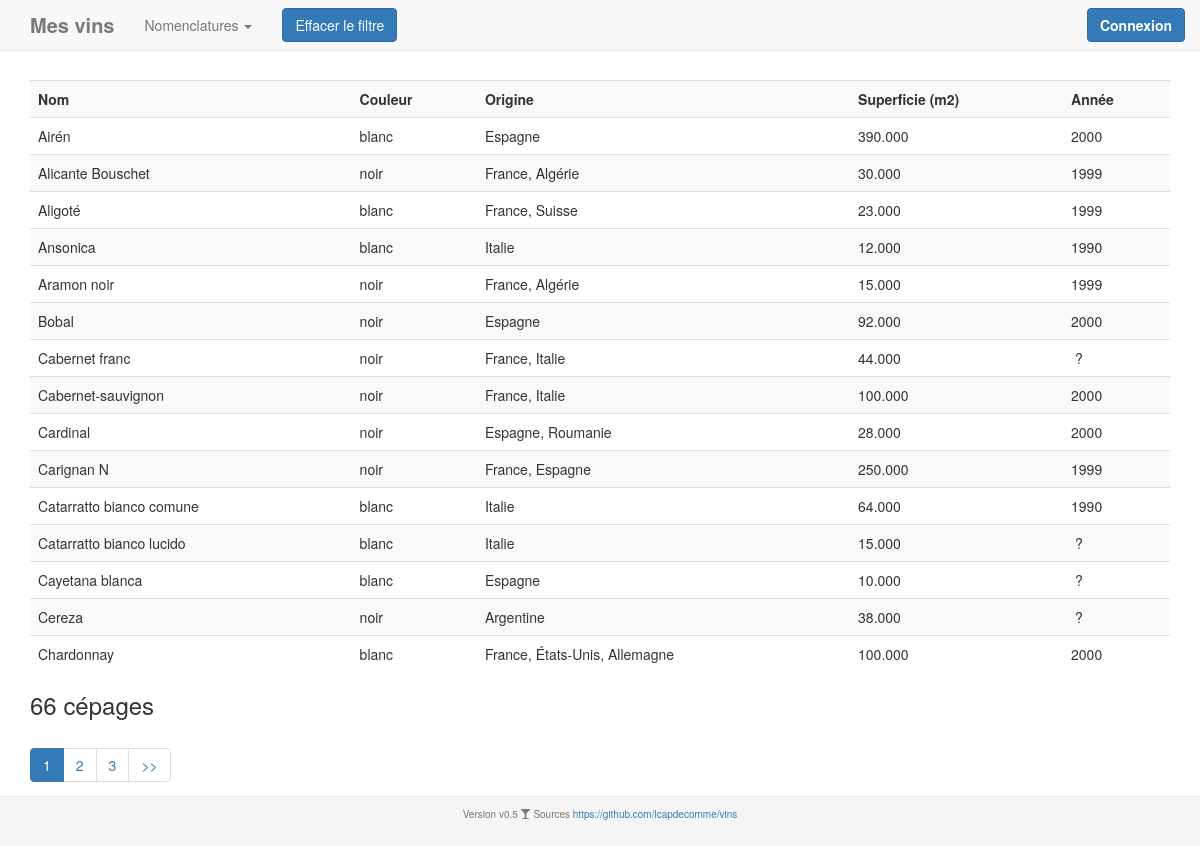
/nomenc_cepage.php, run on the app's committed database.
### tables this page shows
CREATE TABLE `cepage` (
  `id` int(10) NOT NULL,
  `superficie` int(10) NOT NULL,
  `nom` varchar(50) NOT NULL,
  `couleur` varchar(20) NOT NULL,
  `origine` varchar(100) NOT NULL,
  `annee` varchar(4) NOT NULL
);

### objects/Cepage.php (called while the page is built, shortened)
<?php
class Cepage{
    private $conn;
    private $table_name = "cepage";
    public function __construct($db){
        $this->conn = $db;
    }
    function readAll($page, $from_record_num, $records_per_page){
        $query = "SELECT
                    id, nom, couleur, origine, superficie, annee
                FROM
                    " . $this->table_name  . "
                ORDER BY
                    nom ASC
                LIMIT
                    {$from_record_num}, {$records_per_page}";
        $stmt = $this->conn->prepare( $query );
        $stmt->execute();
        return $stmt;
    }
    public function countAll(){
        $query = "SELECT id FROM " . $this->table_name . "";
        $stmt = $this->conn->prepare( $query );
        $stmt->execute();
        $num = $stmt->rowCount();
        return $num;
    }
}
?>

### nomenc_cepage.php (the view, shortened to what this page needs)
<?php
include_once "header.php";
?>
<?php
	$page = isset($_GET['page']) ? $_GET['page'] : 1;
	$records_per_page = 15;
	$from_record_num = ($records_per_page * $page) - $records_per_page;
	include_once 'objects/Cepage.php';
	$database = new Database();
	$db = $database->getConnection();
	$cepage = new Cepage($db);
	$stmt = $cepage->readAll($page, $from_record_num, $records_per_page);
	$num = $stmt->rowCount();
	if($num>0){
	    echo "<table class='table table-striped table-hover table-responsive'>";
	        echo "<tr>";
	            echo "<th>Nom</th>";
	            echo "<th>Couleur</th>";
	            echo "<th>Origine</th>";
	            echo "<th>Superficie (m2)</th>";
	            echo "<th>Année</th>";
	        echo "</tr>";
	        while ($row = $stmt->fetch(PDO::FETCH_ASSOC)){
	            extract($row);
	            echo "<tr>";
	                echo "<td>{$nom}</td>";
	                echo "<td>{$couleur}</td>";
	                echo "<td>{$origine}</td>";
	                echo "<td>{$superficie}.000</td>";
	                echo "<td>{$annee}</td>";
	            echo "</tr>";
	        }
	    echo "</table>";
		include_once 'paging/paging_cepage.php';
	}
	else{
	    echo "<div>Aucun cépage trouvé</div>";
	}
?>
<?php
include_once "footer.php";
?>

### header.php (shortened to what this page needs)
<!DOCTYPE html>
<html>
<head>
    <link rel="stylesheet" href="lib/bootstrap/css/bootstrap.min.css">
    <link rel="stylesheet" href="lib/datepicker/css/bootstrap-datetimepicker.min.css">
    <link rel="stylesheet" href="lib/jquery/jquery-ui.min.css">
    <link rel="stylesheet" href="lib/jquery/bootstrap-slider.min.css">
    <link rel="stylesheet" href="lib/tablesorter/css/theme.dropbox.min.css">
    <link rel="stylesheet" href="lib/tablesorter/addons/pager/jquery.tablesorter.pager.css">
</head>
<body>
<nav class="navbar navbar-default navbar-fixed-top">
  <div class="container">
    <div class="navbar-header">
      <a class="navbar-brand" href="index.php">Mes vins</a>
    </div>
    <div class="collapse navbar-collapse" id="bs-example-navbar-collapse-1">
      <ul class="nav navbar-nav">
        <li class="dropdown">
          <a href="#" class="dropdown-toggle" data-toggle="dropdown" role="button" aria-expanded="false">Nomenclatures <span class="caret"></span></a>
        </li>
      </ul>
      <div class='navbar-form navbar-left'>
            <button type="submit" class="btn btn-primary navbar-left reset">Effacer le filtre</button>
      </div>
         <?php
        if ($_SESSION && isset($_SESSION['id_utilisateur']) ) {
            ?>
                <ul class="nav navbar-nav navbar-right">
                <li class="dropdown">
                  <a href="#" class="dropdown-toggle" data-toggle="dropdown" role="button" aria-haspopup="true" aria-expanded="false"><?php echo $_SESSION['nom_utilisateur']; ?> <span class="caret"></span></a>
                  <ul class="dropdown-menu">
                    <li><a href="mon_compte.php">Mes préférences</a></li>
                    <li><a href="mon_mot_de_passe.php">Mot de passe</a></li>
                    <li><a href="emplacement.php">Mes emplacements</a></li>
                    <li><a href="export_csv.php">Export CSV</a></li>
                    <li role="separator" class="divider"></li>
                    <li><a href="logout.php">Déconnexion</a></li>
                  </ul>
                </li>
                </ul>
              <?php
        }
        else {
            echo "<div class='navbar-form navbar-right'>";
            echo "<a href='login.php' class='btn btn-primary navbar-right'>Connexion</a>";
            echo "</div>";
        }
        ?>
    </div>
  </div>
</nav>
<div class="container">
    <br><br><br><br>

### paging/paging_cepage.php (shortened to what this page needs)
<?php
$page_dom = "nomenc_cepage.php";
$total_rows = $cepage->countAll();
echo "<h3>{$total_rows} cépages</h3>";
echo "<ul class=\"pagination\">";
$total_pages = ceil($total_rows / $records_per_page);
$range = 2;
$initial_num = $page - $range;
$condition_limit_num = ($page + $range)  + 1;
for ($x=$initial_num; $x<$condition_limit_num; $x++) {
    if (($x > 0) && ($x <= $total_pages)) {
        if ($x == $page) {
            echo "<li class='active'><a href=\"#\">$x <span class=\"sr-only\">(current)</span></a></li>";
        }
        else {
            echo "<li><a href='{$page_dom}?page=$x'>$x</a></li>";
        }
    }
}
if($page<$total_pages){
    echo "<li><a href='" .$page_dom . "?page={$total_pages}' title='La dernière page est {$total_pages}.'>";
        echo ">>";
    echo "</a></li>";
}
echo "</ul>";
?>

### footer.php
    </div>
    <br><br>
    <footer class="footer">
      <div class="container">
        <p class="text-muted text-center">Version v0.5 <span class="glyphicon glyphicon-glass" aria-hidden="true"></span> Sources <a href='https://github.com/lcapdecomme/vins'>https://github.com/lcapdecomme/vins</a></p>
      </div>
    </footer>
</body>
</html>

### header.php (style rules this page uses)
.navbar a.btn { color: #fff !important; font-weight: 700; }
.footer { position: fixed; bottom: 0; width: 100%; height: 50px; background-color: #f5f5f5; z-index: 99; }
.footer > .container { padding-right: 15px; padding- left: 15px; }
.footer .container p { margin-top: 10px; font-size: 10px; }
.footer { border-top: 1px solid #e7e7e7; }
html body nav.navbar.navbar-default.navbar-fixed-top div.container div.navbar-header a.navbar-brand { color: #7a7a7a; font-weight: 700; font-size: 20px; }

### data on the page
cepage: nom "Airén", couleur "blanc", origine "Espagne", superficie "390", annee "2000"
cepage: nom "Alicante Bouschet", couleur "noir", origine "France, Algérie", superficie "30", annee "1999"
cepage: nom "Aligoté", couleur "blanc", origine "France, Suisse", superficie "23", annee "1999"
cepage: nom "Ansonica", couleur "blanc", origine "Italie", superficie "12", annee "1990"
cepage: nom "Aramon noir", couleur "noir", origine "France, Algérie", superficie "15", annee "1999"
cepage: nom "Bobal", couleur "noir", origine "Espagne", superficie "92", annee "2000"
cepage: nom "Cabernet franc", couleur "noir", origine "France, Italie", superficie "44", annee "?"
cepage: nom "Cabernet-sauvignon", couleur "noir", origine "France, Italie", superficie "100", annee "2000"
cepage: nom "Cardinal", couleur "noir", origine "Espagne, Roumanie", superficie "28", annee "2000"
cepage: nom "Carignan N", couleur "noir", origine "France, Espagne", superficie "250", annee "1999"
cepage: nom "Catarratto bianco comune", couleur "blanc", origine "Italie", superficie "64", annee "1990"
cepage: nom "Catarratto bianco lucido", couleur "blanc", origine "Italie", superficie "15", annee "?"
cepage: nom "Cayetana blanca", couleur "blanc", origine "Espagne", superficie "10", annee "?"
cepage: nom "Cereza", couleur "noir", origine "Argentine", superficie "38", annee "?"
cepage: nom "Chardonnay", couleur "blanc", origine "France, États-Unis, Allemagne", superficie "100", annee "2000"

### other printed values
$total_rows "66"
